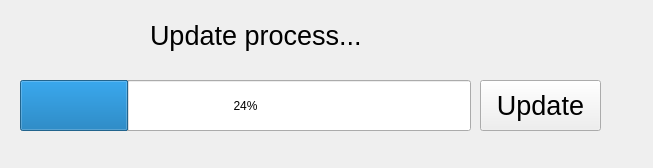
<?xml version="1.0" encoding="UTF-8"?>
<ui version="4.0">
 <class>Form</class>
 <widget class="QWidget" name="Form">
  <property name="geometry">
   <rect>
    <x>0</x>
    <y>0</y>
    <width>653</width>
    <height>168</height>
   </rect>
  </property>
  <property name="windowTitle">
   <string>Form</string>
  </property>
  <widget class="QPushButton" name="pushButton">
   <property name="geometry">
    <rect>
     <x>480</x>
     <y>80</y>
     <width>121</width>
     <height>51</height>
    </rect>
   </property>
   <property name="font">
    <font>
     <pointsize>20</pointsize>
    </font>
   </property>
   <property name="text">
    <string>Update</string>
   </property>
  </widget>
  <widget class="QProgressBar" name="progressBar">
   <property name="geometry">
    <rect>
     <x>20</x>
     <y>80</y>
     <width>451</width>
     <height>51</height>
    </rect>
   </property>
   <property name="value">
    <number>24</number>
   </property>
  </widget>
  <widget class="QLabel" name="label">
   <property name="geometry">
    <rect>
     <x>150</x>
     <y>20</y>
     <width>241</width>
     <height>31</height>
    </rect>
   </property>
   <property name="font">
    <font>
     <pointsize>20</pointsize>
    </font>
   </property>
   <property name="text">
    <string>Update process...</string>
   </property>
  </widget>
 </widget>
 <resources/>
 <connections/>
</ui>
